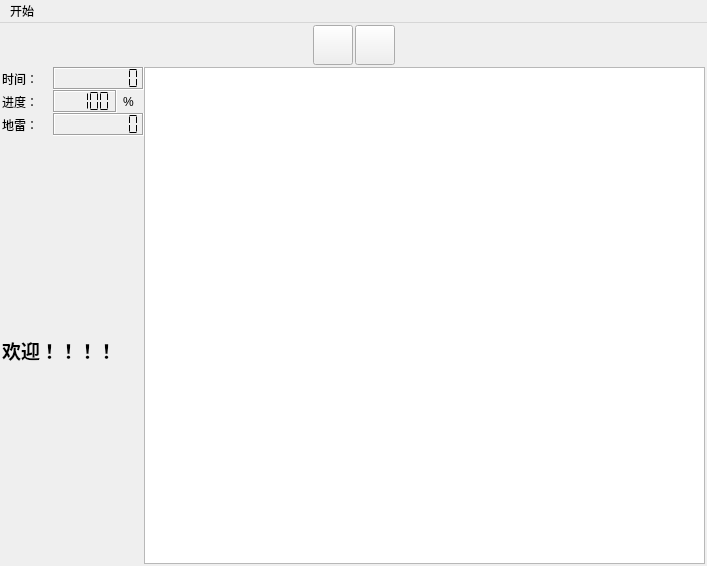
<?xml version="1.0" encoding="UTF-8"?>
<ui version="4.0">
 <class>MinesweeperClass</class>
 <widget class="QMainWindow" name="MinesweeperClass">
  <property name="geometry">
   <rect>
    <x>0</x>
    <y>0</y>
    <width>707</width>
    <height>566</height>
   </rect>
  </property>
  <property name="windowTitle">
   <string>扫雷</string>
  </property>
  <property name="windowIcon">
   <iconset resource="Minesweeper.qrc">
    <normaloff>:/Resources/mine.png</normaloff>:/Resources/mine.png</iconset>
  </property>
  <widget class="QWidget" name="centralWidget">
   <layout class="QVBoxLayout" name="verticalLayout_2">
    <property name="spacing">
     <number>2</number>
    </property>
    <property name="leftMargin">
     <number>2</number>
    </property>
    <property name="topMargin">
     <number>2</number>
    </property>
    <property name="rightMargin">
     <number>2</number>
    </property>
    <property name="bottomMargin">
     <number>2</number>
    </property>
    <item>
     <widget class="QWidget" name="toolBar" native="true">
      <layout class="QHBoxLayout" name="horizontalLayout_5">
       <property name="spacing">
        <number>2</number>
       </property>
       <property name="leftMargin">
        <number>0</number>
       </property>
       <property name="topMargin">
        <number>0</number>
       </property>
       <property name="rightMargin">
        <number>0</number>
       </property>
       <property name="bottomMargin">
        <number>0</number>
       </property>
       <item>
        <spacer name="horizontalSpacer">
         <property name="orientation">
          <enum>Qt::Horizontal</enum>
         </property>
         <property name="sizeHint" stdset="0">
          <size>
           <width>301</width>
           <height>20</height>
          </size>
         </property>
        </spacer>
       </item>
       <item>
        <widget class="QPushButton" name="ptnNewGame">
         <property name="minimumSize">
          <size>
           <width>40</width>
           <height>40</height>
          </size>
         </property>
         <property name="maximumSize">
          <size>
           <width>40</width>
           <height>40</height>
          </size>
         </property>
         <property name="text">
          <string/>
         </property>
         <property name="icon">
          <iconset resource="Minesweeper.qrc">
           <normaloff>:/Resources/angry.png</normaloff>:/Resources/angry.png</iconset>
         </property>
         <property name="iconSize">
          <size>
           <width>40</width>
           <height>40</height>
          </size>
         </property>
        </widget>
       </item>
       <item>
        <widget class="QPushButton" name="ptnModel">
         <property name="minimumSize">
          <size>
           <width>40</width>
           <height>40</height>
          </size>
         </property>
         <property name="maximumSize">
          <size>
           <width>40</width>
           <height>40</height>
          </size>
         </property>
         <property name="text">
          <string/>
         </property>
         <property name="icon">
          <iconset resource="Minesweeper.qrc">
           <normaloff>:/Resources/Spade.png</normaloff>:/Resources/Spade.png</iconset>
         </property>
         <property name="iconSize">
          <size>
           <width>40</width>
           <height>40</height>
          </size>
         </property>
         <property name="checkable">
          <bool>true</bool>
         </property>
         <property name="checked">
          <bool>false</bool>
         </property>
        </widget>
       </item>
       <item>
        <spacer name="horizontalSpacer_2">
         <property name="orientation">
          <enum>Qt::Horizontal</enum>
         </property>
         <property name="sizeHint" stdset="0">
          <size>
           <width>301</width>
           <height>20</height>
          </size>
         </property>
        </spacer>
       </item>
      </layout>
     </widget>
    </item>
    <item>
     <layout class="QHBoxLayout" name="horizontalLayout_4">
      <property name="spacing">
       <number>0</number>
      </property>
      <item>
       <widget class="QWidget" name="infoBar" native="true">
        <layout class="QVBoxLayout" name="verticalLayout">
         <property name="spacing">
          <number>0</number>
         </property>
         <property name="leftMargin">
          <number>0</number>
         </property>
         <property name="topMargin">
          <number>0</number>
         </property>
         <property name="rightMargin">
          <number>0</number>
         </property>
         <property name="bottomMargin">
          <number>0</number>
         </property>
         <item>
          <layout class="QHBoxLayout" name="horizontalLayout">
           <item>
            <widget class="QLabel" name="label">
             <property name="minimumSize">
              <size>
               <width>45</width>
               <height>0</height>
              </size>
             </property>
             <property name="maximumSize">
              <size>
               <width>45</width>
               <height>16777215</height>
              </size>
             </property>
             <property name="text">
              <string>时间：</string>
             </property>
            </widget>
           </item>
           <item>
            <widget class="QLCDNumber" name="lcdTime">
             <property name="minimumSize">
              <size>
               <width>80</width>
               <height>0</height>
              </size>
             </property>
             <property name="frameShadow">
              <enum>QFrame::Sunken</enum>
             </property>
             <property name="lineWidth">
              <number>1</number>
             </property>
             <property name="digitCount">
              <number>8</number>
             </property>
             <property name="mode">
              <enum>QLCDNumber::Dec</enum>
             </property>
             <property name="segmentStyle">
              <enum>QLCDNumber::Flat</enum>
             </property>
             <property name="value" stdset="0">
              <double>0.000000000000000</double>
             </property>
            </widget>
           </item>
          </layout>
         </item>
         <item>
          <layout class="QHBoxLayout" name="horizontalLayout_2">
           <item>
            <widget class="QLabel" name="label_2">
             <property name="minimumSize">
              <size>
               <width>45</width>
               <height>0</height>
              </size>
             </property>
             <property name="maximumSize">
              <size>
               <width>45</width>
               <height>16777215</height>
              </size>
             </property>
             <property name="text">
              <string>进度：</string>
             </property>
            </widget>
           </item>
           <item>
            <widget class="QLCDNumber" name="lcdProgress">
             <property name="minimumSize">
              <size>
               <width>62</width>
               <height>0</height>
              </size>
             </property>
             <property name="frameShape">
              <enum>QFrame::Box</enum>
             </property>
             <property name="frameShadow">
              <enum>QFrame::Sunken</enum>
             </property>
             <property name="lineWidth">
              <number>1</number>
             </property>
             <property name="digitCount">
              <number>5</number>
             </property>
             <property name="segmentStyle">
              <enum>QLCDNumber::Flat</enum>
             </property>
             <property name="value" stdset="0">
              <double>100.000000000000000</double>
             </property>
            </widget>
           </item>
           <item>
            <widget class="QLabel" name="label_3">
             <property name="text">
              <string>%</string>
             </property>
            </widget>
           </item>
          </layout>
         </item>
         <item>
          <layout class="QHBoxLayout" name="horizontalLayout_3">
           <item>
            <widget class="QLabel" name="label_4">
             <property name="minimumSize">
              <size>
               <width>45</width>
               <height>0</height>
              </size>
             </property>
             <property name="maximumSize">
              <size>
               <width>45</width>
               <height>16777215</height>
              </size>
             </property>
             <property name="text">
              <string>地雷：</string>
             </property>
            </widget>
           </item>
           <item>
            <widget class="QLCDNumber" name="lcdMineCnt">
             <property name="minimumSize">
              <size>
               <width>80</width>
               <height>0</height>
              </size>
             </property>
             <property name="frameShadow">
              <enum>QFrame::Sunken</enum>
             </property>
             <property name="lineWidth">
              <number>1</number>
             </property>
             <property name="digitCount">
              <number>8</number>
             </property>
             <property name="segmentStyle">
              <enum>QLCDNumber::Flat</enum>
             </property>
            </widget>
           </item>
          </layout>
         </item>
         <item>
          <spacer name="verticalSpacer_2">
           <property name="orientation">
            <enum>Qt::Vertical</enum>
           </property>
           <property name="sizeHint" stdset="0">
            <size>
             <width>20</width>
             <height>40</height>
            </size>
           </property>
          </spacer>
         </item>
         <item>
          <widget class="QLabel" name="labelGameState">
           <property name="font">
            <font>
             <family>华文行楷</family>
             <pointsize>14</pointsize>
             <weight>75</weight>
             <bold>true</bold>
            </font>
           </property>
           <property name="text">
            <string>欢迎！！！！</string>
           </property>
          </widget>
         </item>
         <item>
          <spacer name="verticalSpacer">
           <property name="orientation">
            <enum>Qt::Vertical</enum>
           </property>
           <property name="sizeHint" stdset="0">
            <size>
             <width>20</width>
             <height>40</height>
            </size>
           </property>
          </spacer>
         </item>
        </layout>
       </widget>
      </item>
      <item>
       <widget class="QGraphicsView" name="graphicsView"/>
      </item>
     </layout>
    </item>
   </layout>
  </widget>
  <widget class="QMenuBar" name="menuBar">
   <property name="geometry">
    <rect>
     <x>0</x>
     <y>0</y>
     <width>707</width>
     <height>30</height>
    </rect>
   </property>
   <widget class="QMenu" name="menu">
    <property name="title">
     <string>开始</string>
    </property>
    <addaction name="actionOption"/>
   </widget>
   <addaction name="menu"/>
  </widget>
  <action name="actionOption">
   <property name="text">
    <string>游戏设置</string>
   </property>
  </action>
 </widget>
 <layoutdefault spacing="6" margin="11"/>
 <resources>
  <include location="Minesweeper.qrc"/>
 </resources>
 <connections/>
</ui>
